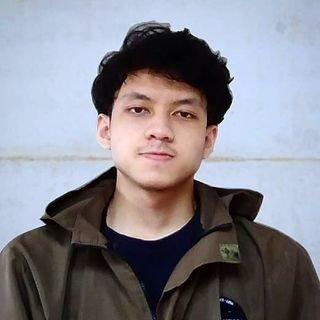
#> input picture pertemuan11/person.jpg, 320 x 320 px
$ python facerecognition.py
#> lines starting #> are read from the running program, lines starting #| are printed output that depends on the picture; after the words box and inside, x2 and y2 are one past the last pixel; in counts of white or black regions, pixels touching at a corner belong together
import cv2

img = cv2.imread('person.jpg', 1)
#> img is the input picture: shape (320, 320, 3); mean B, G, R 140.4, 132.3, 133.6

face_cascade = cv2.CascadeClassifier(
    cv2.data.haarcascades +
    'haarcascade_frontalface_default.xml'
)

gray_img = cv2.cvtColor(img, cv2.COLOR_BGR2GRAY)
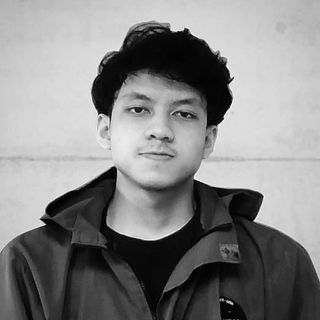
#> gray_img: shape (320, 320); min 0, max 254, mean 133.6

wajah = face_cascade.detectMultiScale(
    gray_img,
    scaleFactor=1.5,
    minNeighbors=2
)
#> wajah = [[97, 64, 122, 122]]

for x, y, w, h in wajah:
    img = cv2.rectangle(
        img,
        (x, y),
        (x + w, y + h),
        (0, 255, 0),
        3
    )
#> this loop made 1 pass
#> pass 1, `img = cv2.rectangle( img, (x, y), (x + w, y + h), (0, 255, 0), 3 )`:
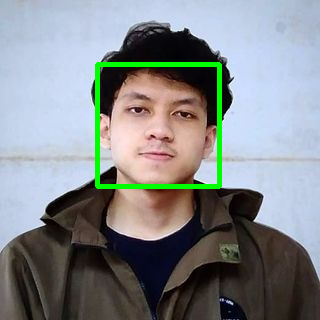
#> img: shape (320, 320, 3); 2.37% of pixels changed, all inside (x1, y1, x2, y2) = (95, 62, 222, 189)

cv2.imshow('gambar output', img)
cv2.waitKey(0)
cv2.destroyAllWindows()

$ run again, with pertemuan11/7.jpg copied over pertemuan11/person.jpg
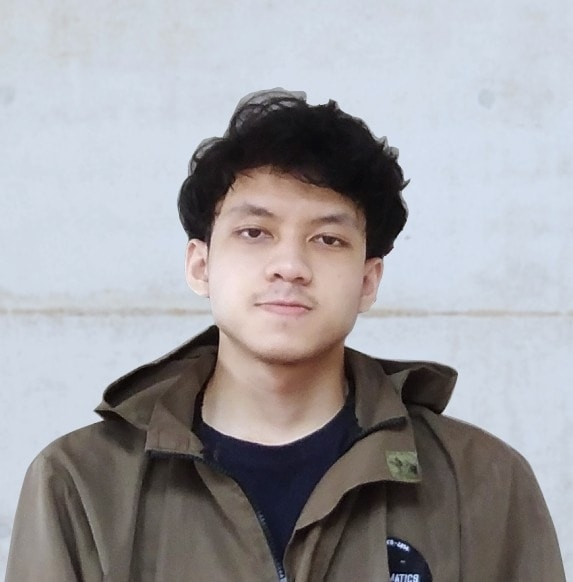
#> input picture pertemuan11/7.jpg, 573 x 582 px
#> img is the input picture: shape (582, 573, 3); mean B, G, R 162.5, 158.9, 159.8
#> `gray_img = cv2.cvtColor(img, cv2.COLOR_BGR2GRAY)`:
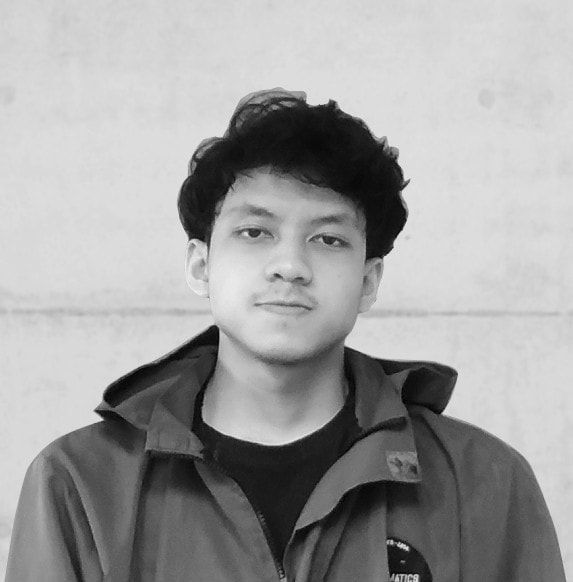
#> gray_img: shape (582, 573); min 1, max 244, mean 159.6
#> wajah = [[196, 168, 182, 182]]
#> the loop `for x, y, w, h in wajah:` made 1 pass
#> pass 1, `img = cv2.rectangle( img, (x, y), (x + w, y + h), (0, 255, 0), 3 )`:
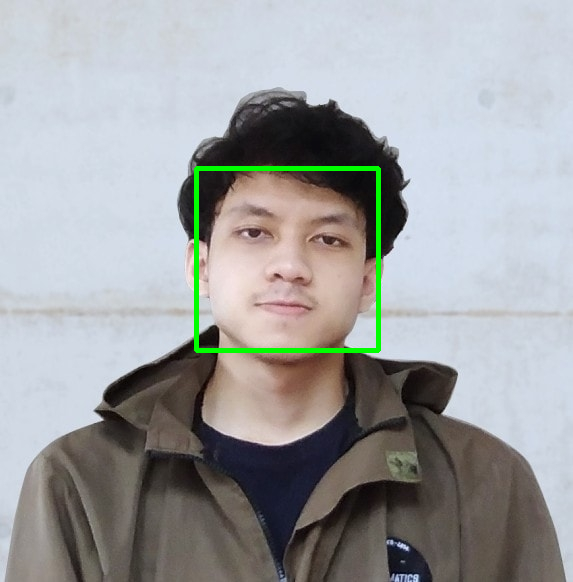
#> img: shape (582, 573, 3); 1.09% of pixels changed, all inside (x1, y1, x2, y2) = (194, 166, 381, 353)
